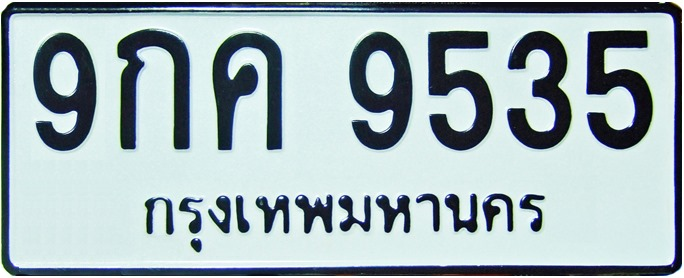
#> input picture license-images/example-license.jpg, 684 x 278 px
$ python main.py
#> lines starting #> are read from the running program, lines starting #| are printed output that depends on the picture
### LicensePlateOCR.py
# License Plate Recognition
# Thai license plate recognition with Python
# - Pillow
# - Tesseract
#
# By Kanatat Asipong
#
# Revision
# 12/05/2020 - Kanatat
#   - Initial base code with OCR Function and TextAccuracyCompare Function.

from PIL import Image
import pytesseract

class result:
    license_text = ""
    province_text = ""

# OCR Function
def OCR(image_path):
    # Load image
#> called with image_path = './license-images/example-license.jpg'
    load_image = Image.open(image_path)
#> load_image is the input picture: PIL image 684x278 RGB; mean R, G, B 164.3, 180.2, 184.4

    # Stored Image width and height
    (image_width, image_height) = load_image.size
#> image_width = 684; image_height = 278

    # Convert loaded image to grayscale
    converted_image = Image.Image.convert(load_image , mode="L")
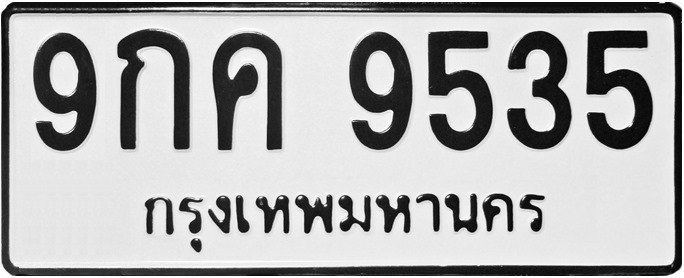
#> converted_image: PIL image 684x278 L; min 1, max 255, mean 175.9

    # Split image to 3 row as aspect ratio
    # Upper 2 rows for license plate characters
    # Lower 1 row for province characters

    # Upper part
    upper_left = 0
    upper_top = 0
    upper_right = image_width
#> upper_right = 684
    upper_bottom = (image_height / 3) * 2
#> upper_bottom = 185.3
    upper_part = converted_image.crop((upper_left, upper_top, upper_right, upper_bottom))
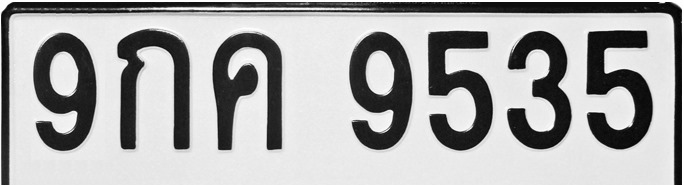
#> upper_part: PIL image 684x185 L; min 1, max 255, mean 169

    # Lower part
    lower_left = 0
    lower_top = (image_height / 3) * 2
#> lower_top = 185.3
    lower_right = image_width
#> lower_right = 684
    lower_bottom = image_height
#> lower_bottom = 278
    lower_part = converted_image.crop((lower_left, lower_top, lower_right, lower_bottom))
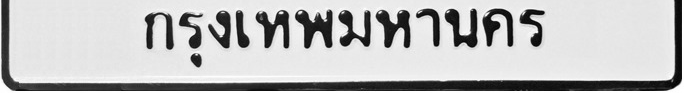
#> lower_part: PIL image 684x93 L; min 1, max 255, mean 189.8

    # Processing OCR
#> (the run stopped early here; a loop or call above may not have finished)
